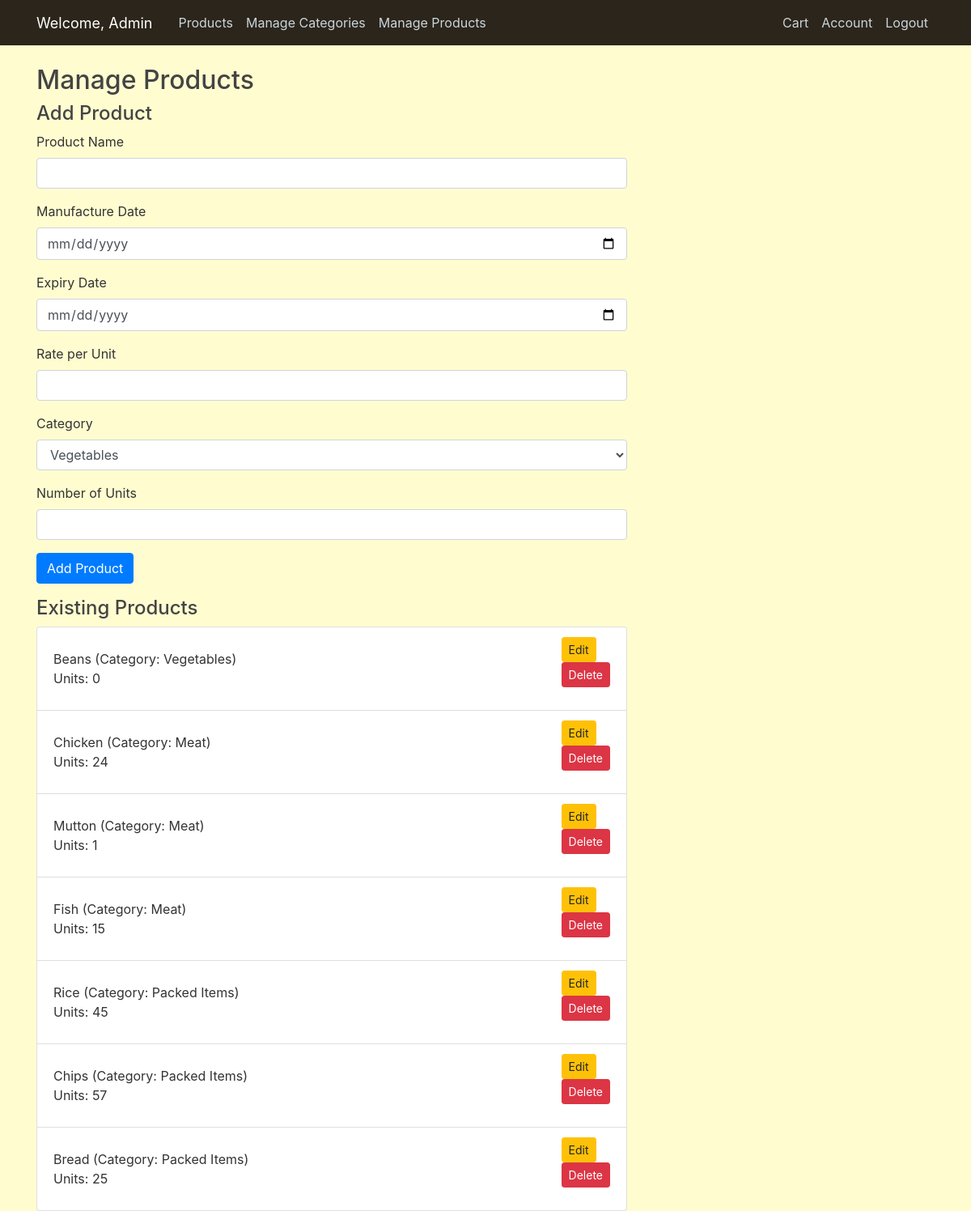
/manage_products (signed in), run on the app's committed database.
### GroceryStore/models.py (models this page shows, shortened)
class User(db.Model, UserMixin):
    id = db.Column(db.Integer, primary_key=True)
    username = db.Column(db.String(20), unique=True, nullable=False)
    email = db.Column(db.String(120), unique=True, nullable=False)
    image_file = db.Column(db.String(20), nullable=False, default='default.jpg')
    password = db.Column(db.String(20), nullable=False)
    is_admin = db.Column(db.Boolean, default=False)
    purchases = db.relationship('Product', secondary=purchases, backref='buyers', lazy='dynamic')

class Product(db.Model):
    id = db.Column(db.Integer, primary_key=True)
    name = db.Column(db.String(100), nullable=False)
    manufacture_date = db.Column(db.DateTime, nullable=True)
    expiry_date = db.Column(db.DateTime, nullable=True)
    rate_per_unit = db.Column(db.Float, nullable=False)
    units = db.Column(db.Integer, nullable=False)
    category_id = db.Column(db.Integer, db.ForeignKey('category.id'), nullable=False)
    quantity = db.Column(db.Integer, nullable=False, default=0)

class Category(db.Model):
    id = db.Column(db.Integer, primary_key=True)
    name = db.Column(db.String(50), unique=True, nullable=False)

### GroceryStore/routes.py (the view, shortened to what this page needs)
@app.route("/manage_products", methods=['GET', 'POST'])
@login_required
def manage_products():
    if not current_user.is_admin:
        flash("You don't have permission to access this page.", 'danger')
        return redirect(url_for('login'))
    form = ProductForm()
    categories = Category.query.all()
    form.category.choices = [(category.id, category.name) for category in categories]
    products = db.session.query(Product, Category.name).join(Category).all()
    return render_template("manage_products.html", form=form, products=products, title='Manage Products')

### GroceryStore/forms.py
class ProductForm(FlaskForm):
    name = StringField('Product Name', validators=[DataRequired(), Length(max=100)])
    manufacture_date = DateField('Manufacture Date', validators=[Optional()])
    expiry_date = DateField('Expiry Date', validators=[Optional()])
    rate_per_unit = FloatField('Rate per Unit', validators=[DataRequired()])
    category = SelectField('Category', coerce=int, choices=[])
    units = IntegerField('Number of Units', validators=[DataRequired()])
    submit = SubmitField('Submit')

### GroceryStore/models.py (called while the page is built)
@login_manager.user_loader
def load_user(user_id):
    return User.query.get(int(user_id))

### GroceryStore/templates/manage_products.html (shortened to what this page needs)
{% extends "layout.html" %}
{% block content %}
  <h2>Manage Products</h2>
  <h4>Add Product</h4>
  <form method="POST" action="{{ url_for('manage_products') }}">
    <div class="form-group">
      {{ form.name.label }}
      {{ form.name(class="form-control") }}
    </div>
    <div class="form-group">
      {{ form.manufacture_date.label }}
      {{ form.manufacture_date(class="form-control") }}
    </div>
    <div class="form-group">
      {{ form.expiry_date.label }}
      {{ form.expiry_date(class="form-control") }}
    </div>
    <div class="form-group">
      {{ form.rate_per_unit.label }}
      {{ form.rate_per_unit(class="form-control") }}
    </div>
    <div class="form-group">
      {{ form.category.label }}
      {{ form.category(class="form-control") }}
    </div>
    <div class="form-group">
      {{ form.units.label }}
      {{ form.units(class="form-control") }}
    </div>
    <button type="submit" class="btn btn-primary">Add Product</button>
  </form>
  <h4>Existing Products</h4>
  <ul class="list-group">
    {% for product, category_name in products %}
      <li class="list-group-item d-flex justify-content-between align-items-center">
        <div>
          {{ product.name }} (Category: {{ category_name }})
          <br>
          Units: {{ product.units }}
        </div>
        <div>
          <a href="{{ url_for('edit_product', product_id=product.id) }}" class="btn btn-sm btn-warning">Edit</a>
          <form method="POST" action="{{ url_for('delete_product', product_id=product.id) }}">
            <button type="submit" class="btn btn-sm btn-danger">Delete</button>
          </form>
        </div>
      </li>
    {% endfor %}
  </ul>
{% endblock %}

### GroceryStore/templates/layout.html (shortened to what this page needs)
<html>
    <head>
        <link rel="stylesheet" href="https://cdn.jsdelivr.net/npm/bootstrap@4.0.0/dist/css/bootstrap.min.css">
        <link rel="stylesheet" type="text/css" href="{{ url_for('static', filename='main.css') }}">
    </head>
    <body>
        <header class="site-header">
          <nav class="navbar navbar-expand-md navbar-dark bg-steel fixed-top">
            <div class="container">
              <a class="navbar-brand mr-4" style="color: #ffffff; font-size: 18px;">Welcome, {{ current_user.username }}</a>
                <div class="collapse navbar-collapse" id="navbarToggle">
                  <div class="navbar-nav mr-auto">
                      {% if current_user.is_authenticated %}
                      <a class="nav-item nav-link mx-auto" href="/user_products">Products</a>
                          {% if current_user.is_admin %}
                              <a class="nav-item nav-link" href="{{ url_for('manage_categories') }}">Manage Categories</a>
                              <a class="nav-item nav-link" href="{{ url_for('manage_products') }}">Manage Products</a>
                          {% else %}
                              <a class="nav-item nav-link" href="{{ url_for('search') }}">Search</a>
                          {% endif %}
                      {% endif %}
                  </div>
                  <div class="navbar-nav">
                      {% if current_user.is_authenticated %}
                          <a class="nav-item nav-link" href="{{ url_for('cart') }}">Cart</a>
                          <a class="nav-item nav-link" href="{{ url_for('account') }}">Account</a>
                          <a class="nav-item nav-link" href="{{ url_for('logout') }}">Logout</a>
                      {% else %}
                          <a class="nav-item nav-link" href="{{ url_for('login') }}">Login</a>
                          <a class="nav-item nav-link" href="{{ url_for('register') }}">Register</a>
                      {% endif %}
                  </div>
              </div>
            </div>
          </nav>
        </header>
        <main role="main" class="container">
            <div class="row">
              <div class="col-md-8">
                {% block content %}{% endblock %}
              </div>
            </div>
        </main>
    </body>
</html>

### GroceryStore/static/main.css (style rules this page uses)
body { background: #fffdd0; color: #333333; margin-top: 5rem; }
h1, h2, h3, h4, h5, h6 { color: #444444; }
.bg-steel { background-color: #5f788a; }
.site-header .navbar-nav .nav-link { color: #cbd5db; }
.navbar { background: #2b251b; }

### data on the page
User: username "Admin"
Product: name "Beans", name "Vegetables", units "0"
Product: name "Chicken", name "Meat", units "24"
Product: name "Mutton", name "Meat", units "1"
Product: name "Fish", name "Meat", units "15"
Product: name "Rice", name "Packed Items", units "45"
Product: name "Chips", name "Packed Items", units "57"
Product: name "Bread", name "Packed Items", units "25"
